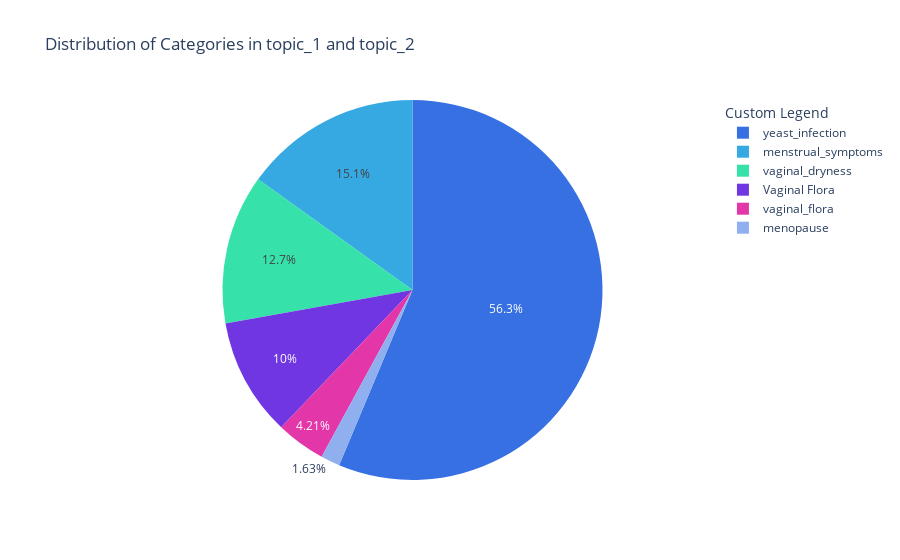
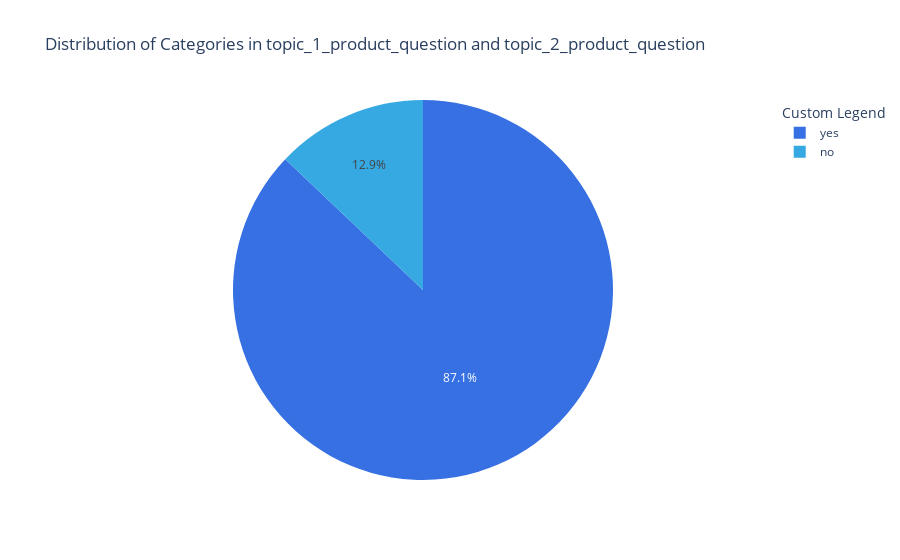
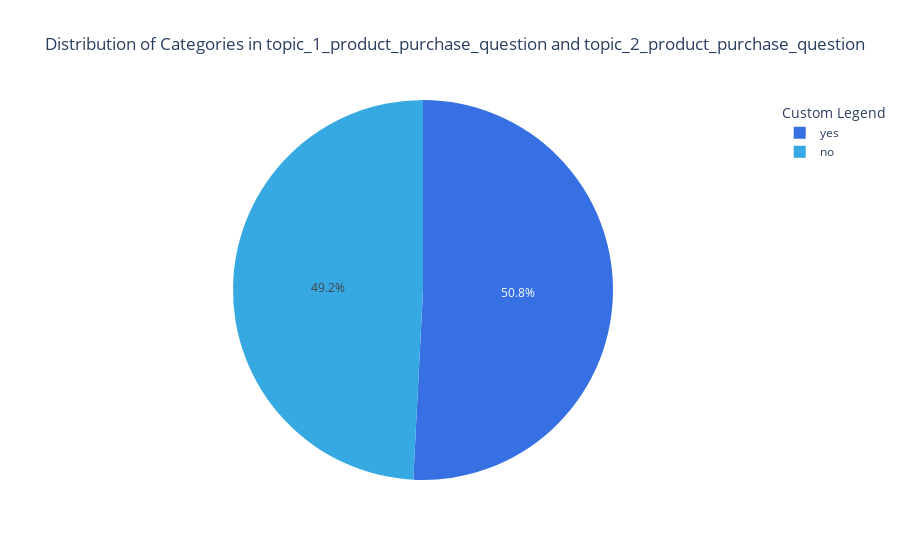
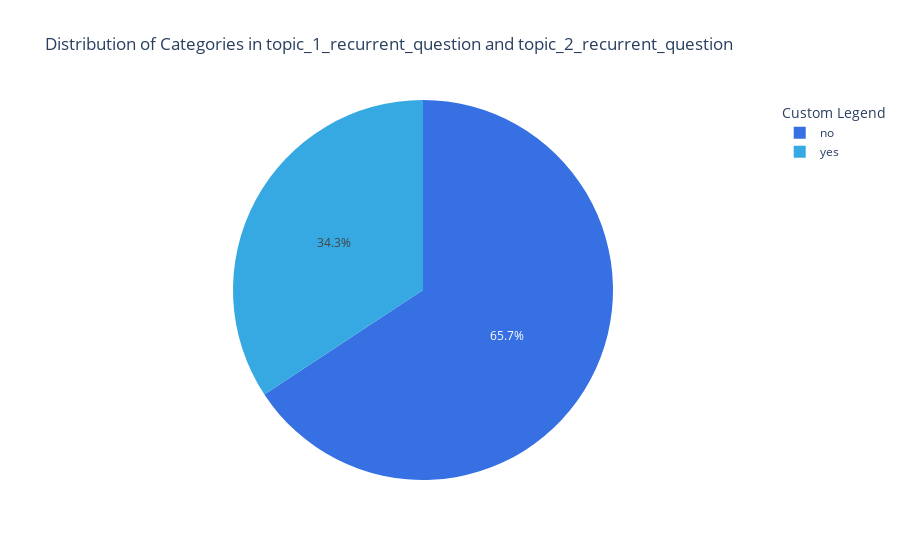

These figures' notebook cell, in order:
### Code cell
def plot_multiple_pie_charts_multiple_topics(df, column1, column2, title, save_name="img"):
    # Combine the data from the specified columns
    combined_data = pd.concat([df[column1], df[column2]])

    # Calculate the value counts of each category
    category_counts = combined_data.value_counts()

    # Calculate the percentages
    category_percentages = category_counts / category_counts.sum() * 100

    # Create a DataFrame with category labels and percentages
    data = pd.DataFrame({'Category': category_percentages.index, 'Percentage': category_percentages})

    # Create a pie chart using Plotly Express
    fig = px.pie(data, values='Percentage', names='Category',
                 title=f'Distribution of Categories in {column1} and {column2}',
                 color_discrete_sequence=PERMEA_COLOR_WHEEL_5_STATISTICS)

    # Update the legend title
    fig.update_layout(legend_title_text='Custom Legend')

    # Show the plot
    fig.show()



plot_multiple_pie_charts_multiple_topics(df, 'topic_1', 'topic_2', "Multiple_topics")
plot_multiple_pie_charts_multiple_topics(df, 'topic_1_product_question', 'topic_2_product_question', "The_post_discusses_a_product")
plot_multiple_pie_charts_multiple_topics(df, 'topic_1_product_purchase_question', 'topic_2_product_purchase_question', "The_post_discusses_a_purchase")
plot_multiple_pie_charts_multiple_topics(df, 'topic_1_recurrent_question', 'topic_2_recurrent_question', "The_post_discusses_a_recurrent_infection")
plot_multiple_pie_charts_multiple_topics(df, 'topic_1_recurrent_answer', 'topic_2_recurrent_answer', "Frequency_of_recurrent_infections")
plot_multiple_pie_charts_multiple_topics(df, 'topic_1_product_influecned_positivley', 'topic_2_product_influecned_positivley', "Selection_of_a_product_was_influenced_positively")
plot_multiple_pie_charts_multiple_topics(df, 'topic_1_product_influenced_negatively', 'topic_2_product_influenced_negatively', "Selection_of_a_product_was)influenced_negatively")
plot_multiple_pie_charts_multiple_topics(df, 'topic_1_product_helped_answer', 'topic_2_product_helped_answer', "Did_product_help")
plot_multiple_pie_charts_multiple_topics(df, 'topic_1_product_not_helped_answer', 'topic_2_product_not_helped_answer', "The_product_did_not_help_Reason")


#plot_multiple_pie_charts_multiple_topics(df, 'topic_1', 'topic_2', "Multiple topics")
#plot_multiple_pie_charts_multiple_topics(df, 'topic_1_product_question', 'topic_2_product_question', "The post discusses a product")
#plot_multiple_pie_charts_multiple_topics(df, 'topic_1_product_purchase_question', 'topic_2_product_purchase_question', "The post discusses purchase / prescription of a product is discussed")
#plot_multiple_pie_charts_multiple_topics(df, 'topic_1_recurrent_question', 'topic_2_recurrent_question', "The post discusses a recurrent infection")
#plot_multiple_pie_charts_multiple_topics(df, 'topic_1_recurrent_answer', 'topic_2_recurrent_answer', "Frequency of recurrent infections")
#plot_multiple_pie_charts_multiple_topics(df, 'topic_1_product_influecned_positivley', 'topic_2_product_influecned_positivley', "Selection of a product was influenced positively")
#plot_multiple_pie_charts_multiple_topics(df, 'topic_1_product_influenced_negatively', 'topic_2_product_influenced_negatively', "Selection of a product was influenced negatively")
#plot_multiple_pie_charts_multiple_topics(df, 'topic_1_product_helped_answer', 'topic_2_product_helped_answer', "Did product help")
#plot_multiple_pie_charts_multiple_topics(df, 'topic_1_product_not_helped_answer', 'topic_2_product_not_helped_answer', "The product did not help: Reason")

### Figure 1 — Plotly figure (JSON) as saved in the notebook; plotly's stock layout.template omitted (floating-point values rounded to 4 significant figures)
{"data": [{"domain": {"x": [0, 1], "y": [0, 1]}, "hovertemplate": "Category=%{label}<br>Percentage=%{value}<extra></extra>", "labels": ["yeast_infection", "menstrual_symptoms", "vaginal_dryness", "Vaginal Flora", "vaginal_flora", "menopause"], "legendgroup": "", "name": "", "showlegend": true, "type": "pie", "values": [56.31, 15.11, 12.72, 10.04, 4.207, 1.625]}], "layout": {"legend": {"title": {"text": "Custom Legend"}, "tracegroupgap": 0}, "piecolorway": ["rgb(54, 112, 226)", "rgb(54, 169, 226)", "rgb(54, 226, 169)", "rgb(112, 54, 226)", "rgb(226, 54, 169)"], "title": {"text": "Distribution of Categories in topic_1 and topic_2"}}}

### Figure 2 — Plotly figure (JSON) as saved in the notebook; plotly's stock layout.template omitted (floating-point values rounded to 4 significant figures)
{"data": [{"domain": {"x": [0, 1], "y": [0, 1]}, "hovertemplate": "Category=%{label}<br>Percentage=%{value}<extra></extra>", "labels": ["yes", "no"], "legendgroup": "", "name": "", "showlegend": true, "type": "pie", "values": [87.09, 12.91]}], "layout": {"legend": {"title": {"text": "Custom Legend"}, "tracegroupgap": 0}, "piecolorway": ["rgb(54, 112, 226)", "rgb(54, 169, 226)", "rgb(54, 226, 169)", "rgb(112, 54, 226)", "rgb(226, 54, 169)"], "title": {"text": "Distribution of Categories in topic_1_product_question and topic_2_product_question"}}}

### Figure 3 — Plotly figure (JSON) as saved in the notebook; plotly's stock layout.template omitted (floating-point values rounded to 4 significant figures)
{"data": [{"domain": {"x": [0, 1], "y": [0, 1]}, "hovertemplate": "Category=%{label}<br>Percentage=%{value}<extra></extra>", "labels": ["yes", "no"], "legendgroup": "", "name": "", "showlegend": true, "type": "pie", "values": [50.82, 49.18]}], "layout": {"legend": {"title": {"text": "Custom Legend"}, "tracegroupgap": 0}, "piecolorway": ["rgb(54, 112, 226)", "rgb(54, 169, 226)", "rgb(54, 226, 169)", "rgb(112, 54, 226)", "rgb(226, 54, 169)"], "title": {"text": "Distribution of Categories in topic_1_product_purchase_question and topic_2_product_purchase_question"}}}

### Figure 4 — Plotly figure (JSON) as saved in the notebook; plotly's stock layout.template omitted (floating-point values rounded to 4 significant figures)
{"data": [{"domain": {"x": [0, 1], "y": [0, 1]}, "hovertemplate": "Category=%{label}<br>Percentage=%{value}<extra></extra>", "labels": ["no", "yes"], "legendgroup": "", "name": "", "showlegend": true, "type": "pie", "values": [65.72, 34.28]}], "layout": {"legend": {"title": {"text": "Custom Legend"}, "tracegroupgap": 0}, "piecolorway": ["rgb(54, 112, 226)", "rgb(54, 169, 226)", "rgb(54, 226, 169)", "rgb(112, 54, 226)", "rgb(226, 54, 169)"], "title": {"text": "Distribution of Categories in topic_1_recurrent_question and topic_2_recurrent_question"}}}
